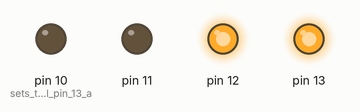
Simulated run of this sketch. Board: Arduino Uno, built with avr-gcc and run on an emulated ATmega328P. Shown: output pins drawn as LEDs (lit = HIGH).

Above: at 0.5 s.
At 3.5 s:
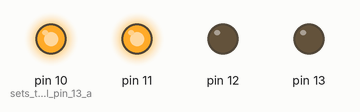
Timing chart, 0 to 4.6 s (numbered marks = the images above):
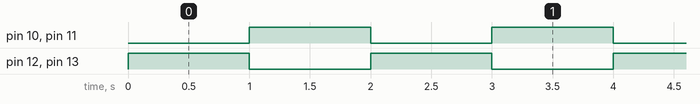

Measured:
- by itself, pin 10 (sets_the_digital_pin_13_a), pin 11–13: alternates HIGH for 1.0 s and LOW for 1.0 s
- by itself, everything shown: repeats every 2.0 s, in 3 steps

The sketch:

BlinkLED.ino
```cpp
void setup() {
  pinMode(13, OUTPUT);
  pinMode(12, OUTPUT);
  pinMode(11, OUTPUT);
  pinMode(10, OUTPUT);    // sets the digital pin 13 as output
}

void loop() {
  digitalWrite(13, HIGH); // sets the digital pin 13 on
  digitalWrite(12, HIGH);
  delay(1000);            // waits for a second
  digitalWrite(13, LOW);
  digitalWrite(12, LOW);  // sets the digital pin 13 off

  digitalWrite(11, HIGH);
  digitalWrite(10, HIGH);
  delay(1000);
  digitalWrite(11, LOW);
  digitalWrite(10, LOW);

}
```
